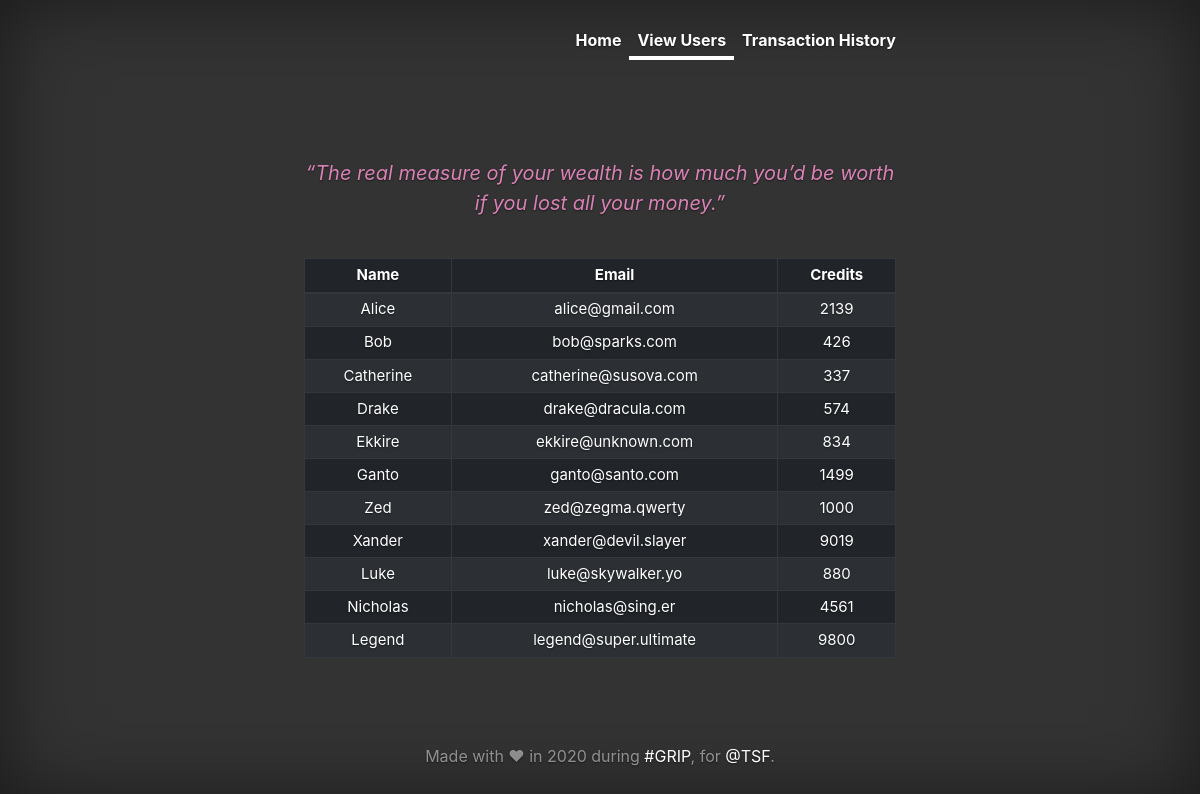
The page /viewUsers.php on the database its author committed.
### tables this page shows
CREATE TABLE `users` (
  `Name` varchar(50) NOT NULL,
  `Email` varchar(50) NOT NULL,
  `Credits` int(20) NOT NULL
);

### viewUsers.php (the view, shortened to what this page needs)
<!doctype html>
<html lang="en">
  <head>
    <link rel="stylesheet" href="https://maxcdn.bootstrapcdn.com/bootstrap/4.0.0/css/bootstrap.min.css">
    <link type="text/css" rel="stylesheet" href="css/users.css">
  </head>
  <body class="text-center">
    <div class="cover-container d-flex h-100 p-3 mx-auto flex-column">
      <header class="masthead mb-auto">
        <div class="inner">
          <nav class="nav navbar navbar-expand-sm navbar-light nav-masthead justify-content-center">
            <div class="collapse navbar-collapse" id="navbarMenu">
              <ul class="navbar-nav" id="navList">
                <li class="nav-item"><a class="nav-link" href="index.php">Home</a></li>
                <li class="nav-item"><a class="nav-link active" href="#">View Users</a></li>
                <li class="nav-item"><a class="nav-link" href="transactionHistory.php">Transaction History</a></li>
              </ul>
            </div>
          </nav>
        </div>
      </header>
      <main role="main" class="inner cover">
        <div class="quote" align="center" style="margin-top:20px;margin-bottom: 20px;">
            <quote style="font-style: italic; font-size: 20px; color: #d982b5;">“The real measure of your wealth is how much you’d be worth if you lost all your money.”</quote>
        </div>
        <?php
        $servername = "localhost";
        $username = "root";
        $password = "";
        $dbname = "gripspark";
        $conn = new mysqli($servername, $username, $password, $dbname);
        $sql = "SELECT * FROM users";
        $result = $conn->query($sql);
        if ($result->num_rows > 0) {
      ?>
        <div class="table-responsive" style="font-size: 15px;">
          <table class="table table-striped table-dark table-hover table-bordered table-sm" style="margin-top: 20px;" id="userTable">
            <thead>
              <tr>
                <th scope="col">Name</th>
                <th scope="col">Email</th>
                <th scope="col">Credits</th>
              </tr>
            </thead>
            <tbody>
            <?php
              while( $row = $result->fetch_assoc() ){
                echo "<tr><td>".$row["Name"]."</td><td>".$row["Email"]."</td><td>".$row["Credits"]."</td></tr>\n";
              }
            ?>
            </tbody>
          </table>
        </div>
      </main>
      <?php
            } else {}
      ?>
      <footer class="mastfoot mt-auto">
        <div class="inner">
          <p>Made with ❤ in 2020 during <a href="https://www.thesparksfoundationsingapore.org/join-us/internship-positions/">#GRIP</a>, for <a href="https://www.thesparksfoundationsingapore.org/">@TSF</a>.</p>
        </div>
      </footer>
    </div>
  </body>
</html>

### css/users.css (style rules this page uses)
a, a:focus, a:hover { color: #fff; }
html, body { height: 100%; background-color: #333; text-shadow: none; }
body { display: -ms-flexbox; display: -webkit-box; display: flex; -ms-flex-pack: center; -webkit-box-pack: center; justify-content: center; color: #fff; text-shadow: 0 0.05rem 0.1rem rgba(0, 0, 0, 0.5); box-shadow: inset 0 0 5rem rgba(0, 0, 0, 0.5); }
.cover-container { max-width: 42em; }
.masthead { margin-bottom: 2rem; }
.nav-masthead .nav-link { padding: 0.25rem 0; font-weight: 700; color: rgba(255, 255, 255, 0.5); background-color: transparent; border-bottom: 0.25rem solid transparent; }
.nav-masthead .active { color: #fff; border-bottom-color: #fff; }
@media (min-width: 48em) { .nav-masthead { float: right; } }
.cover { padding: 0 1.5rem; }
.mastfoot { color: rgba(255, 255, 255, 0.5); }
#navList > .nav-item > .nav-link { color: white; }

### rows shown on the page
users: Name "Alice", Email "alice@gmail.com", Credits "2139"
users: Name "Bob", Email "bob@sparks.com", Credits "426"
users: Name "Catherine", Email "catherine@susova.com", Credits "337"
users: Name "Drake", Email "drake@dracula.com", Credits "574"
users: Name "Ekkire", Email "ekkire@unknown.com", Credits "834"
users: Name "Ganto", Email "ganto@santo.com", Credits "1499"
users: Name "Zed", Email "zed@zegma.qwerty", Credits "1000"
users: Name "Xander", Email "xander@devil.slayer", Credits "9019"
users: Name "Luke", Email "luke@skywalker.yo", Credits "880"
users: Name "Nicholas", Email "nicholas@sing.er", Credits "4561"
users: Name "Legend", Email "legend@super.ultimate", Credits "9800"
